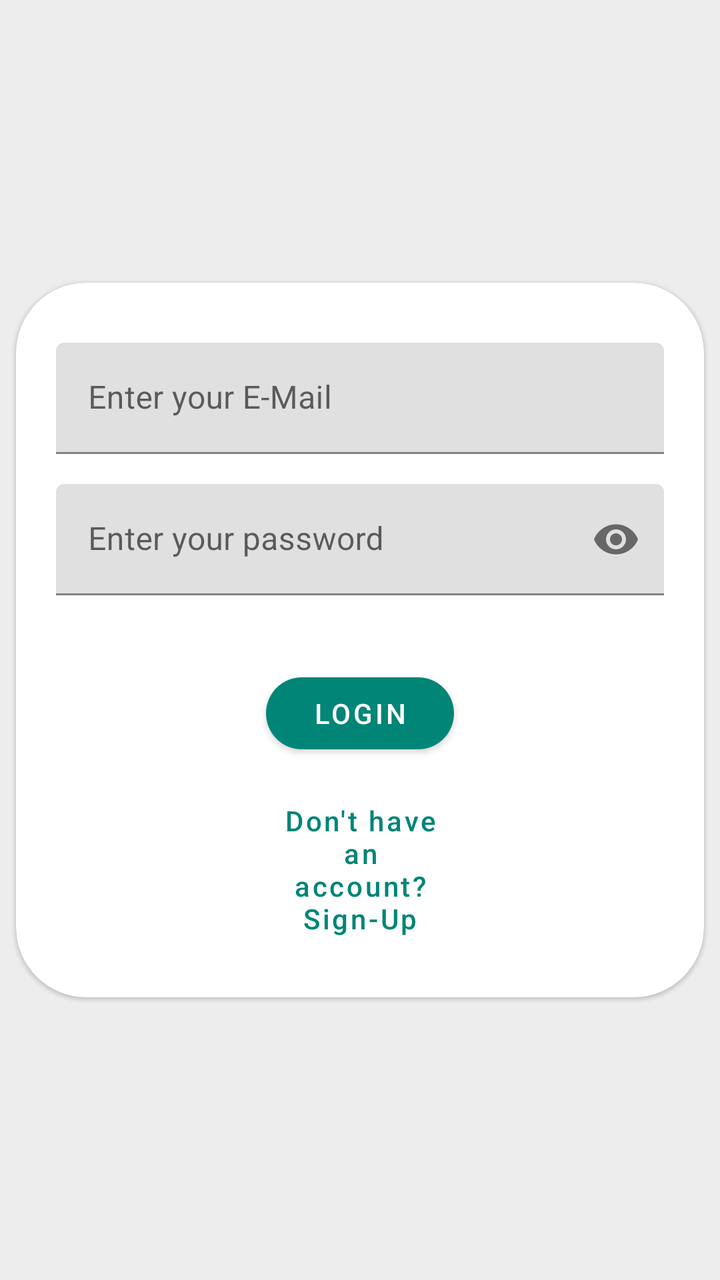
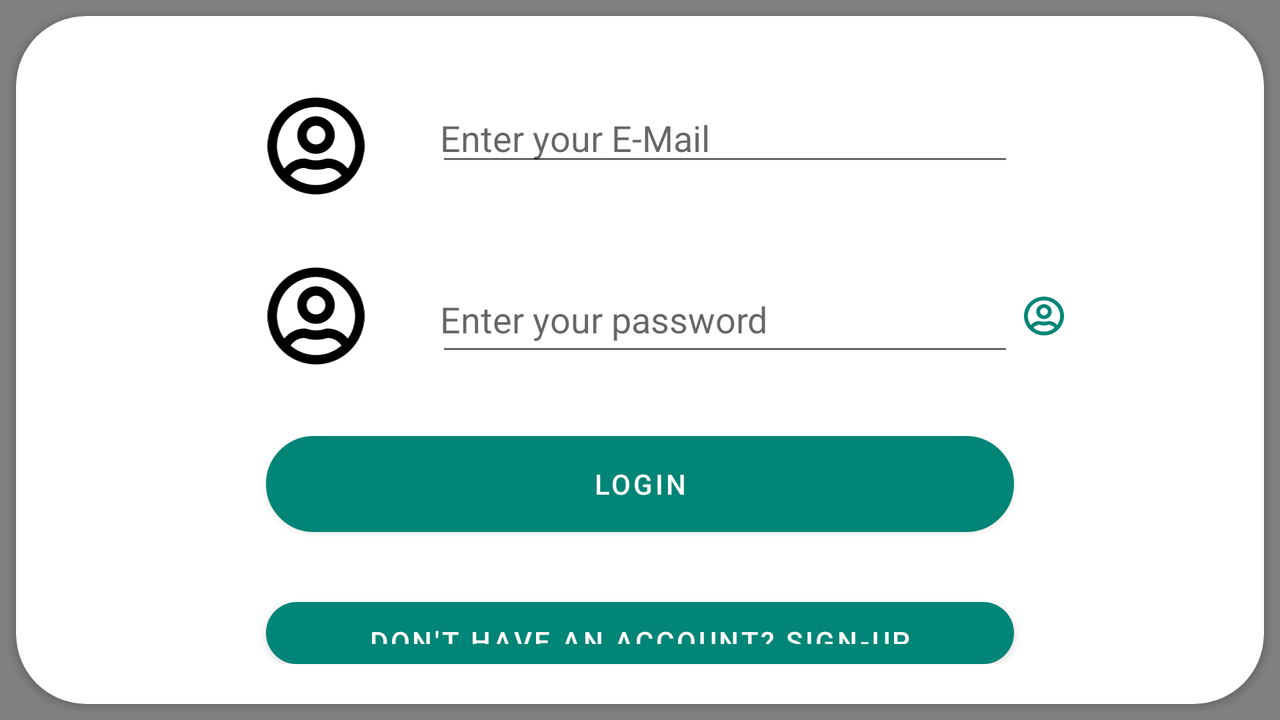

The same Android screen from two of the app's own layout files: first res/layout/ as a phone draws it, then the repository's variant for another configuration, drawn on a device whose configuration selects that folder. Both files follow.
<!-- AndroidManifest.xml: application theme AppTheme -->
<!-- res/layout/activity_login.xml -->
<?xml version="1.0" encoding="utf-8"?>
<LinearLayout xmlns:android="http://schemas.android.com/apk/res/android"
    xmlns:app="http://schemas.android.com/apk/res-auto"
    xmlns:tools="http://schemas.android.com/tools"
    android:layout_width="match_parent"
    android:layout_height="match_parent"
    android:background="@color/ultraLightGrey"
    android:gravity="center"
    android:orientation="vertical"
    tools:context=".LoginActivity">

    <ScrollView
        android:layout_width="match_parent"
        android:layout_height="wrap_content">

        <com.google.android.material.card.MaterialCardView
            android:layout_width="wrap_content"
            android:layout_height="wrap_content"
            android:focusableInTouchMode="true"
            android:focusable="true"
            android:layout_margin="8dp"
            android:padding="10dp"
            app:cardCornerRadius="35dp">

            <include layout="@layout/login_include" />

        </com.google.android.material.card.MaterialCardView>
    </ScrollView>

</LinearLayout>
<!-- res/layout/login_include.xml (included above) -->
<?xml version="1.0" encoding="utf-8"?>
<RelativeLayout xmlns:android="http://schemas.android.com/apk/res/android"
    xmlns:app="http://schemas.android.com/apk/res-auto"
    android:layout_width="wrap_content"
    android:layout_height="wrap_content"
    android:layout_gravity="center"
    android:padding="20dp">

    <com.google.android.material.textfield.TextInputLayout
        android:id="@+id/uNameField"
        android:layout_width="match_parent"
        android:layout_height="wrap_content"
        android:layout_alignParentStart="true"
        android:layout_alignParentLeft="true"
        android:layout_alignParentEnd="true"
        android:layout_alignParentRight="true"
        android:layout_marginTop="10dp"
        android:layout_marginBottom="15dp">

        <com.google.android.material.textfield.TextInputEditText
            android:id="@+id/uNameInput"
            android:layout_width="match_parent"
            android:layout_height="wrap_content"
            android:drawableStart="@drawable/ic_person_black_24dp"
            android:drawableLeft="@drawable/ic_person_black_24dp"
            android:drawablePadding="30dp"
            android:hint="@string/uNameHint"
            android:inputType="textEmailAddress" />
    </com.google.android.material.textfield.TextInputLayout>

    <com.google.android.material.textfield.TextInputLayout
        android:id="@+id/passField"
        android:layout_width="match_parent"
        android:layout_height="wrap_content"
        android:layout_below="@id/uNameField"
        android:layout_alignParentStart="true"
        android:layout_alignParentLeft="true"
        android:layout_alignParentEnd="true"
        android:layout_alignParentRight="true"
        android:layout_marginBottom="20dp"
        app:passwordToggleEnabled="true">

        <com.google.android.material.textfield.TextInputEditText
            android:id="@+id/passInput"
            android:layout_width="match_parent"
            android:layout_height="wrap_content"
            android:drawableStart="@drawable/ic_lock_black_24dp"
            android:drawableLeft="@drawable/ic_lock_black_24dp"
            android:drawablePadding="30dp"
            android:hint="@string/passHint"
            android:inputType="textPassword" />
    </com.google.android.material.textfield.TextInputLayout>

    <Button
        android:id="@+id/loginButton"
        style="@style/Widget.MaterialComponents.Button"
        android:layout_width="wrap_content"
        android:layout_height="wrap_content"
        android:layout_below="@id/passField"
        android:layout_alignParentStart="true"
        android:layout_alignParentLeft="true"
        android:layout_alignParentEnd="true"
        android:layout_alignParentRight="true"
        android:layout_marginStart="105dp"
        android:layout_marginLeft="105dp"
        android:layout_marginTop="15dp"
        android:layout_marginEnd="105dp"
        android:layout_marginRight="105dp"
        android:text="@string/loginButtonText"
        app:cornerRadius="25dp" />

    <Button
        android:id="@+id/signUpButton"
        style="@style/Widget.MaterialComponents.Button.TextButton"
        android:layout_width="wrap_content"
        android:layout_height="wrap_content"
        android:layout_below="@id/loginButton"
        android:layout_alignStart="@id/loginButton"
        android:layout_alignLeft="@id/loginButton"
        android:layout_alignEnd="@id/loginButton"
        android:layout_alignRight="@id/loginButton"
        android:layout_marginTop="10dp"
        android:text="@string/signUpButtonText"
        android:textAllCaps="false" />


</RelativeLayout>
<!-- resources referenced by this layout -->
<resources>
  <color name="ultraLightGrey">#EEEDED</color>
  <string name="loginButtonText">Login</string>
  <string name="passHint">Enter your password</string>
  <string name="signUpButtonText">Don\'t have an account? Sign-Up</string>
  <string name="uNameHint">Enter your E-Mail</string>
  <style name="AppTheme" parent="NoActionBar">
          
          <item name="colorPrimary">@color/colorPrimary</item>
          <item name="colorPrimaryDark">@color/colorPrimaryDark</item>
          <item name="colorAccent">@color/colorAccent</item>
      </style>
  <style name="NoActionBar" parent="Theme.MaterialComponents.Light.NoActionBar">
          <item name="android:windowNoTitle">true</item>
          <item name="android:windowFullscreen">true</item>
          <item name="android:windowDrawsSystemBarBackgrounds" tools:targetApi="lollipop">true</item>
          <item name="android:statusBarColor" tools:targetApi="lollipop">@android:color/transparent</item>
          <item name="android:windowTranslucentStatus" tools:targetApi="kitkat">true</item>
          <item name="windowActionBar">false</item>
  
  
          <item name="android:windowActivityTransitions" tools:targetApi="LOLLIPOP">true</item>
      </style>
  <color name="colorPrimary">#008577</color>
  <color name="colorPrimaryDark">#00574B</color>
  <color name="colorAccent">#D81B60</color>
</resources>
<!-- res/layout-land/activity_login.xml (the repository's variant of the layout above) -->
<!-- drawn on the phone turned sideways -->
<?xml version="1.0" encoding="utf-8"?>
<LinearLayout xmlns:android="http://schemas.android.com/apk/res/android"
    xmlns:app="http://schemas.android.com/apk/res-auto"
    xmlns:tools="http://schemas.android.com/tools"
    android:layout_width="match_parent"
    android:layout_height="match_parent"
    android:background="@color/grey"
    android:orientation="vertical"
    android:gravity="center"
    tools:context=".LoginActivity">

    <androidx.cardview.widget.CardView
        android:layout_width="wrap_content"
        android:layout_height="wrap_content"
        android:layout_margin="8dp"
        app:cardCornerRadius="35dp">

        <RelativeLayout
            android:layout_width="wrap_content"
            android:layout_height="wrap_content"
            android:padding="20dp">

            <ImageView
                android:id="@+id/user_logo"
                android:layout_width="50dp"
                android:layout_height="50dp"
                android:layout_alignLeft="@id/loginButton"
                android:layout_alignStart="@id/loginButton"
                android:layout_alignParentTop="true"
                android:layout_marginTop="20dp"
                android:src="@drawable/ic_user_circle" />

            <EditText
                android:id="@+id/uNameField"
                android:layout_width="200dp"
                android:layout_height="wrap_content"
                android:layout_alignTop="@+id/user_logo"
                android:layout_alignBottom="@+id/user_logo"
                android:layout_alignEnd="@id/loginButton"
                android:layout_alignRight="@id/loginButton"
                android:layout_marginStart="35dp"
                android:layout_marginLeft="35dp"
                android:layout_marginBottom="10dp"
                android:layout_toEndOf="@+id/user_logo"
                android:layout_toRightOf="@+id/user_logo"
                android:hint="@string/uNameHint"
                android:inputType="textEmailAddress"
                android:paddingStart="2dp"
                android:paddingLeft="2dp"
                android:paddingEnd="2dp"
                android:paddingRight="2dp" />

            <ImageView
                android:id="@+id/pass_logo"
                android:layout_width="50dp"
                android:layout_height="50dp"
                android:layout_below="@id/user_logo"
                android:layout_alignLeft="@id/loginButton"
                android:layout_alignStart="@id/loginButton"
                android:layout_marginTop="35dp"
                android:src="@drawable/ic_user_circle" />

            <EditText
                android:id="@+id/passField"
                android:layout_width="200dp"
                android:layout_height="wrap_content"
                android:layout_alignTop="@+id/pass_logo"
                android:layout_alignBottom="@+id/pass_logo"
                android:layout_alignEnd="@id/loginButton"
                android:layout_alignRight="@id/loginButton"
                android:layout_marginStart="35dp"
                android:layout_marginLeft="35dp"
                android:layout_toEndOf="@+id/pass_logo"
                android:layout_toRightOf="@+id/pass_logo"
                android:hint="@string/passHint"
                android:inputType="textPassword"
                android:paddingStart="2dp"
                android:paddingLeft="2dp"
                android:paddingEnd="2dp"
                android:paddingRight="2dp" />

            <Button
                android:id="@+id/viewPass"
                android:layout_width="20dp"
                android:layout_height="20dp"
                android:layout_alignTop="@+id/passField"
                android:layout_alignBottom="@+id/passField"
                android:layout_marginTop="15dp"
                android:layout_marginBottom="15dp"
                android:layout_marginStart="5dp"
                android:layout_marginLeft="5dp"
                android:layout_marginEnd="5dp"
                android:layout_marginRight="5dp"
                android:layout_toEndOf="@id/passField"
                android:layout_toRightOf="@id/passField"
                android:background="@drawable/ic_user_circle" />

            <Button
                android:id="@+id/loginButton"
                android:layout_width="wrap_content"
                android:layout_height="wrap_content"
                android:background="@drawable/round_bg"
                android:layout_below="@id/passField"
                android:layout_marginLeft="105dp"
                android:layout_marginRight="105dp"
                android:layout_marginStart="105dp"
                android:layout_marginEnd="105dp"
                android:layout_marginTop="35dp"
                android:layout_alignParentRight="true"
                android:layout_alignParentLeft="true"
                android:layout_alignParentStart="true"
                android:layout_alignParentEnd="true"
                android:text="@string/loginButtonText"
                />

            <Button
                android:id="@+id/signUpButton"
                android:layout_width="wrap_content"
                android:layout_height="wrap_content"
                android:background="@drawable/round_bg"
                android:layout_below="@id/loginButton"
                android:layout_alignLeft="@id/loginButton"
                android:layout_alignEnd="@id/loginButton"
                android:layout_alignRight="@id/loginButton"
                android:layout_alignStart="@id/loginButton"
                android:layout_marginTop="35dp"
                android:text="@string/signUpButtonText"
                />

        </RelativeLayout>
    </androidx.cardview.widget.CardView>

</LinearLayout>
<!-- resources referenced by the variant -->
<!-- as the phone turned sideways resolves them -->
<resources>
  <color name="grey">#808080</color>
  <!-- drawable ic_user_circle (drawable) -->
  <vector xmlns:android="http://schemas.android.com/apk/res/android"
      android:width="496dp"
      android:height="512dp"
      android:viewportWidth="496"
      android:viewportHeight="512">
    <path
        android:fillColor="#FF000000"
        android:pathData="M248,104c-53,0 -96,43 -96,96s43,96 96,96 96,-43 96,-96 -43,-96 -96,-96zM248,248c-26.5,0 -48,-21.5 -48,-48s21.5,-48 48,-48 48,21.5 48,48 -21.5,48 -48,48zM248,8C111,8 0,119 0,256s111,248 248,248 248,-111 248,-248S385,8 248,8zM248,456c-49.7,0 -95.1,-18.3 -130.1,-48.4 14.9,-23 40.4,-38.6 69.6,-39.5 20.8,6.4 40.6,9.6 60.5,9.6s39.7,-3.1 60.5,-9.6c29.2,1 54.7,16.5 69.6,39.5 -35,30.1 -80.4,48.4 -130.1,48.4zM410.7,371.9c-24.4,-31.4 -62.1,-51.9 -105.1,-51.9 -10.2,0 -26,9.6 -57.6,9.6 -31.5,0 -47.4,-9.6 -57.6,-9.6 -42.9,0 -80.6,20.5 -105.1,51.9C61.9,339.2 48,299.2 48,256c0,-110.3 89.7,-200 200,-200s200,89.7 200,200c0,43.2 -13.9,83.2 -37.3,115.9z"/>
  </vector>
  <!-- drawable round_bg (drawable) -->
  <?xml version="1.0" encoding="utf-8"?>
  <shape xmlns:android="http://schemas.android.com/apk/res/android"
      android:shape="rectangle"
      android:padding="5dp">
      <solid android:color="@color/ultraLightGrey"/> 
      <corners
          android:bottomRightRadius="25dp"
          android:bottomLeftRadius="25dp"
          android:topLeftRadius="25dp"
          android:topRightRadius="25dp"/>
      <stroke android:color="@color/black"
          android:width="2dp"/>
  </shape>
  <string name="loginButtonText">Login</string>
  <string name="passHint">Enter your password</string>
  <string name="signUpButtonText">Don\'t have an account? Sign-Up</string>
  <string name="uNameHint">Enter your E-Mail</string>
  <style name="AppTheme" parent="NoActionBar">
          
          <item name="colorPrimary">@color/colorPrimary</item>
          <item name="colorPrimaryDark">@color/colorPrimaryDark</item>
          <item name="colorAccent">@color/colorAccent</item>
      </style>
  <color name="ultraLightGrey">#EEEDED</color>
  <color name="black">#000000</color>
  <style name="NoActionBar" parent="Theme.MaterialComponents.Light.NoActionBar">
          <item name="android:windowNoTitle">true</item>
          <item name="android:windowFullscreen">true</item>
          <item name="android:windowDrawsSystemBarBackgrounds" tools:targetApi="lollipop">true</item>
          <item name="android:statusBarColor" tools:targetApi="lollipop">@android:color/transparent</item>
          <item name="android:windowTranslucentStatus" tools:targetApi="kitkat">true</item>
          <item name="windowActionBar">false</item>
  
  
          <item name="android:windowActivityTransitions" tools:targetApi="LOLLIPOP">true</item>
      </style>
  <color name="colorPrimary">#008577</color>
  <color name="colorPrimaryDark">#00574B</color>
  <color name="colorAccent">#D81B60</color>
</resources>
